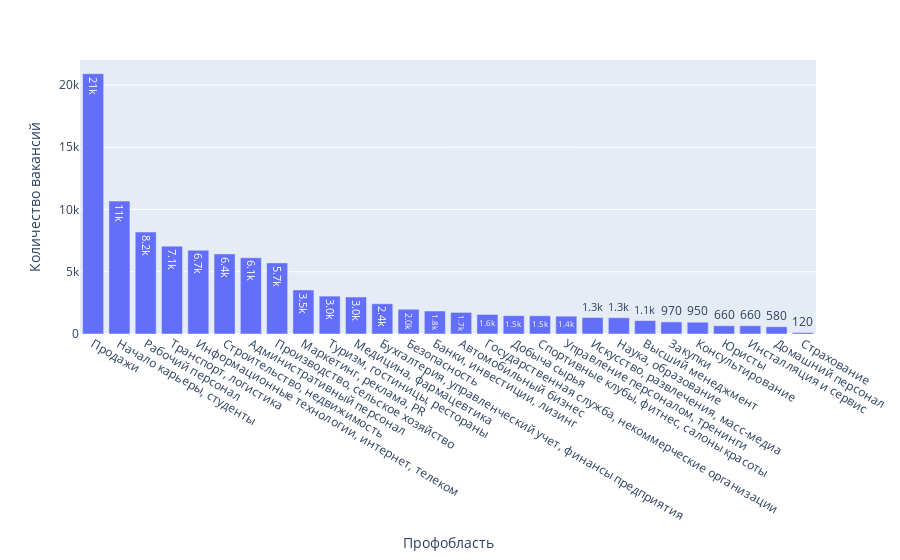

Notebook code cell kept with this figure:
### Code cell
px.bar(
    profareas_df,
    x='Профобласть',
    y='Количество вакансий',
    text_auto='.2s'
).update_xaxes(categoryorder='total descending')

### Figure 1 — Plotly figure (JSON) as saved in the notebook; plotly's stock layout.template omitted (floating-point values rounded to 4 significant figures)
{"data": [{"alignmentgroup": "True", "hovertemplate": "Профобласть=%{x}<br>Количество вакансий=%{y}<extra></extra>", "legendgroup": "", "marker": {"color": "#636efa", "pattern": {"shape": ""}}, "name": "", "offsetgroup": "", "orientation": "v", "showlegend": false, "textposition": "auto", "texttemplate": "%{y:.2s}", "x": ["Транспорт, логистика", "Домашний персонал", "Административный персонал", "Спортивные клубы, фитнес, салоны красоты", "Бухгалтерия, управленческий учет, финансы предприятия", "Банки, инвестиции, лизинг", "Продажи", "Производство, сельское хозяйство", "Медицина, фармацевтика", "Начало карьеры, студенты", "Информационные технологии, интернет, телеком", "Маркетинг, реклама, PR", "Строительство, недвижимость", "Туризм, гостиницы, рестораны", "Наука, образование", "Рабочий персонал", "Искусство, развлечения, масс-медиа", "Закупки", "Автомобильный бизнес", "Управление персоналом, тренинги", "Безопасность", "Консультирование", "Страхование", "Инсталляция и сервис", "Юристы", "Высший менеджмент", "Государственная служба, некоммерческие организации", "Добыча сырья"], "xaxis": "x", "y": [7054, 581, 6123, 1464, 2427, 1846, 20903, 5710, 2974, 10674, 6729, 3538, 6432, 3043, 1308, 8190, 1321, 971, 1733, 1431, 1985, 946, 120, 661, 663, 1080, 1570, 1473], "yaxis": "y", "type": "bar"}], "layout": {"xaxis": {"anchor": "y", "domain": [0.0, 1.0], "title": {"text": "Профобласть"}, "categoryorder": "total descending"}, "yaxis": {"anchor": "x", "domain": [0.0, 1.0], "title": {"text": "Количество вакансий"}}, "legend": {"tracegroupgap": 0}, "margin": {"t": 60}, "barmode": "relative"}}
